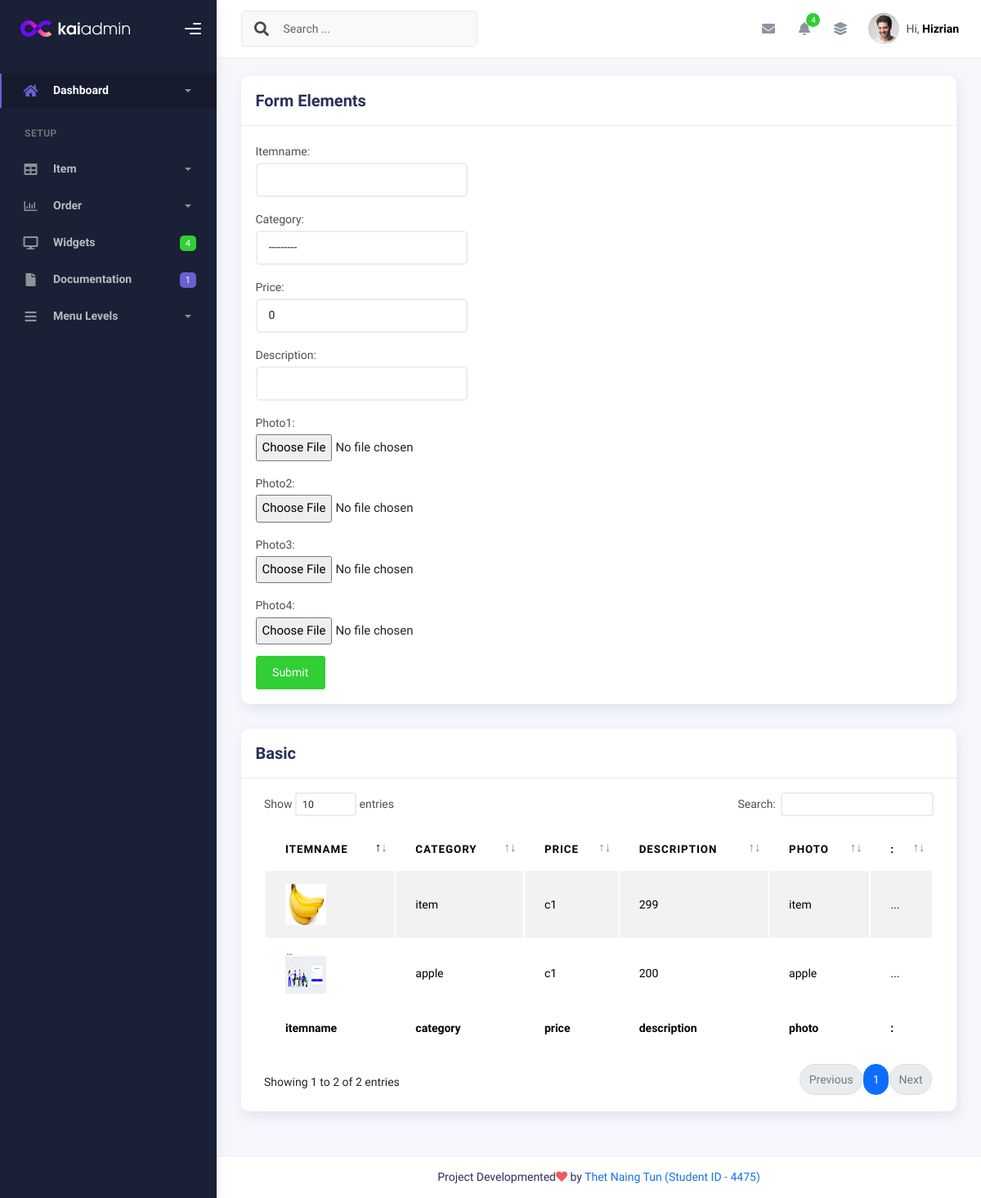
Before: /itemview/ with the older database file.
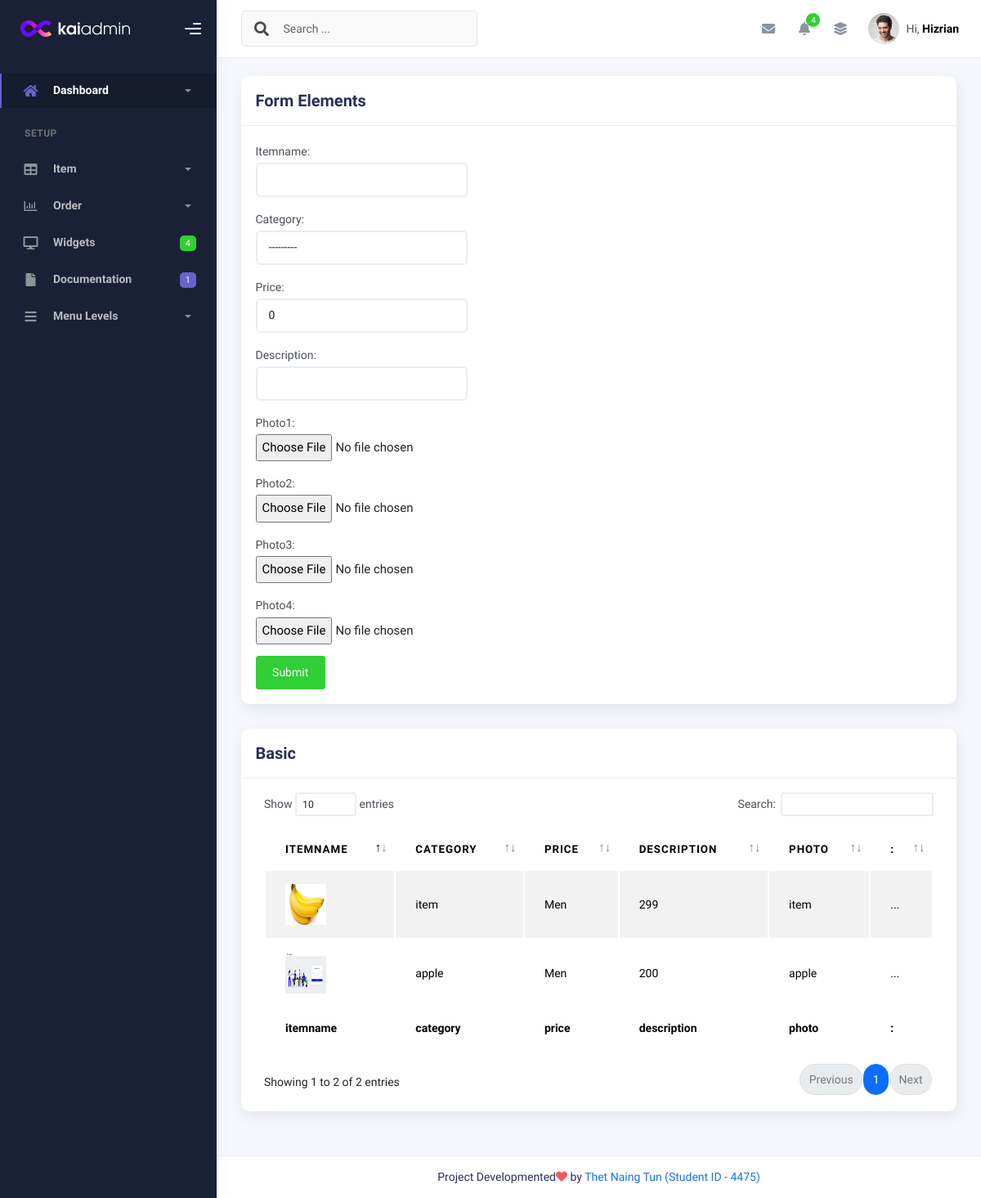
After: the same page with the newer database file.
### myapp/models.py (models this page shows)
class item(models.Model):
    itemname = models.CharField(max_length=255)
    category = models.ForeignKey(category, on_delete=models.CASCADE)
    price = models.PositiveIntegerField(default=0)
    description = models.CharField(max_length=255)
    photo1 = models.ImageField(upload_to='item/', blank=True, null=True)
    photo2 = models.ImageField(upload_to='item/', blank=True, null=True)
    photo3 = models.ImageField(upload_to='item/', blank=True, null=True)
    photo4 = models.ImageField(upload_to='item/', blank=True, null=True)
    created_at = models.DateTimeField(auto_now_add=True)
    updated_at = models.DateTimeField(auto_now=True)

class category(models.Model):
    categoryname = models.CharField(max_length=255)
    created_at = models.DateTimeField(auto_now_add=True)
    updated_at = models.DateTimeField(auto_now=True)
    def __str__(self):
        return self.categoryname

### myapp/views.py (the view, shortened to what this page needs)
# urls.py: path('itemview/', itemview.as_view(), name='itemview'),
class itemview(View):
    def get(self, request):
        itm = item.objects.all()
        form = itemcreateform()
        context = {'itm':itm, 'form':form}
        return render(request, 'shopadmin/itemcreate.html', context)

### myapp/forms.py
class itemcreateform(forms.ModelForm):
    class Meta:
        model = item
        fields = '__all__'
        widgets = {
            'itemname': forms.TextInput(attrs={'class': 'form-control', 'required':'true'}),
            'category': forms.Select(attrs={'class': 'form-control', 'required':'true'}),
            'description': forms.TextInput(attrs={'class': 'form-control', 'required':'true'}),
            'price': forms.NumberInput(attrs={'class': 'form-control', 'required':'true'}),
        }

### templates/shopadmin/itemcreate.html (shortened to what this page needs)
{% extends 'shopadmin/index.html' %}
{% block content %}
<div class="row">
    <div class="col-md-12">
      <div class="card">
        <div class="card-header">
          <div class="card-title">Form Elements</div>
        </div>
        <div class="card-body">
          <div class="row">
            <div class="col-md-6 col-lg-4">
                <form method="post" enctype="multipart/form-data" action="{% url 'myapp:itemview' %}">
                    {{ form.as_p }}
                    <input type="submit" value="Submit" class="btn btn-success">
                </form>
            </div>
          </div>
        </div>
      </div>
    </div>
  </div>
  <div class="col-md-12">
    <div class="card">
      <div class="card-header">
        <h4 class="card-title">Basic</h4>
      </div>
      <div class="card-body">
        <div class="table-responsive">
          <table
            id="basic-datatables"
            class="display table table-striped table-hover"
          >
            <thead>
              <tr>
                <th>itemname</th>
                <th>category</th>
                <th>price</th>
                <th>description</th>
                <th>photo</th>
                <th>:</th>
              </tr>
            </thead>
            <tfoot>
              <tr>
                <th>itemname</th>
                <th>category</th>
                <th>price</th>
                <th>description</th>
                <th>photo</th>
                <th>:</th>
              </tr>
            </tfoot>
            <tbody>
              {% for i in itm %}
              <tr>
                <td>
                  <img src="{{i.photo1.url}}" alt="" width="50px" height="50px">
                </td>
                <td>{{i.itemname}}</td>
                <td>{{i.category}}</td>
                <td>{{i.price}}</td>
                <td>{{i.itemname}}</td>
                <td>...</td>
              </tr>
              {% endfor %}
            </tbody>
          </table>
        </div>
      </div>
    </div>
  </div>
{% endblock content %}

Changed rows visible on the page:
changed through a linked row, item "item": category "c1" → "Men"
changed through a linked row, item "apple": category "c1" → "Men"
